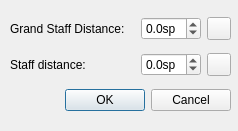
<?xml version="1.0" encoding="UTF-8"?>
<ui version="4.0">
 <class>MpEditStyleBase</class>
 <widget class="QDialog" name="MpEditStyleBase">
  <property name="geometry">
   <rect>
    <x>0</x>
    <y>0</y>
    <width>238</width>
    <height>131</height>
   </rect>
  </property>
  <property name="sizePolicy">
   <sizepolicy hsizetype="Maximum" vsizetype="Maximum">
    <horstretch>0</horstretch>
    <verstretch>0</verstretch>
   </sizepolicy>
  </property>
  <property name="maximumSize">
   <size>
    <width>240</width>
    <height>140</height>
   </size>
  </property>
  <property name="windowTitle">
   <string>Edit General Style</string>
  </property>
  <widget class="QWidget" name="verticalLayoutWidget">
   <property name="geometry">
    <rect>
     <x>10</x>
     <y>10</y>
     <width>221</width>
     <height>111</height>
    </rect>
   </property>
   <layout class="QVBoxLayout" name="verticalLayout">
    <item>
     <layout class="QHBoxLayout" name="horizontalLayout">
      <item>
       <widget class="QLabel" name="label">
        <property name="text">
         <string>Grand Staff Distance:</string>
        </property>
       </widget>
      </item>
      <item>
       <widget class="QDoubleSpinBox" name="akkoladeDistance">
        <property name="sizePolicy">
         <sizepolicy hsizetype="Expanding" vsizetype="Fixed">
          <horstretch>0</horstretch>
          <verstretch>0</verstretch>
         </sizepolicy>
        </property>
        <property name="maximumSize">
         <size>
          <width>60</width>
          <height>16777215</height>
         </size>
        </property>
        <property name="suffix">
         <string>sp</string>
        </property>
        <property name="decimals">
         <number>1</number>
        </property>
        <property name="minimum">
         <double>-1000.000000000000000</double>
        </property>
        <property name="maximum">
         <double>1000.000000000000000</double>
        </property>
        <property name="singleStep">
         <double>0.500000000000000</double>
        </property>
       </widget>
      </item>
      <item>
       <widget class="QToolButton" name="resetAkkoladeDistance">
        <property name="toolTip">
         <string>Reset to default</string>
        </property>
        <property name="accessibleName">
         <string>Reset 'Grand staff distance' value</string>
        </property>
        <property name="text">
         <string notr="true"/>
        </property>
        <property name="icon">
         <iconset resource="musescore.qrc">
          <normaloff>:/data/icons/edit-reset.svg</normaloff>:/data/icons/edit-reset.svg</iconset>
        </property>
       </widget>
      </item>
     </layout>
    </item>
    <item>
     <layout class="QHBoxLayout" name="horizontalLayout_2">
      <item>
       <widget class="QLabel" name="label_2">
        <property name="text">
         <string>Staff distance:</string>
        </property>
       </widget>
      </item>
      <item>
       <widget class="QDoubleSpinBox" name="staffDistance">
        <property name="sizePolicy">
         <sizepolicy hsizetype="Expanding" vsizetype="Fixed">
          <horstretch>0</horstretch>
          <verstretch>0</verstretch>
         </sizepolicy>
        </property>
        <property name="maximumSize">
         <size>
          <width>60</width>
          <height>16777215</height>
         </size>
        </property>
        <property name="suffix">
         <string>sp</string>
        </property>
        <property name="decimals">
         <number>1</number>
        </property>
        <property name="minimum">
         <double>-1000.000000000000000</double>
        </property>
        <property name="maximum">
         <double>1000.000000000000000</double>
        </property>
        <property name="singleStep">
         <double>0.500000000000000</double>
        </property>
       </widget>
      </item>
      <item>
       <widget class="QToolButton" name="resetStaffDistance">
        <property name="toolTip">
         <string>Reset to default</string>
        </property>
        <property name="accessibleName">
         <string>Reset 'Staff distance' value</string>
        </property>
        <property name="text">
         <string notr="true"/>
        </property>
        <property name="icon">
         <iconset resource="musescore.qrc">
          <normaloff>:/data/icons/edit-reset.svg</normaloff>:/data/icons/edit-reset.svg</iconset>
        </property>
       </widget>
      </item>
     </layout>
    </item>
    <item>
     <layout class="QHBoxLayout">
      <property name="spacing">
       <number>6</number>
      </property>
      <property name="leftMargin">
       <number>0</number>
      </property>
      <property name="topMargin">
       <number>0</number>
      </property>
      <property name="rightMargin">
       <number>0</number>
      </property>
      <property name="bottomMargin">
       <number>0</number>
      </property>
      <item>
       <widget class="QDialogButtonBox" name="buttonBox">
        <property name="standardButtons">
         <set>QDialogButtonBox::Cancel|QDialogButtonBox::Ok</set>
        </property>
       </widget>
      </item>
     </layout>
    </item>
   </layout>
  </widget>
 </widget>
 <resources>
  <include location="musescore.qrc"/>
 </resources>
 <connections/>
</ui>
